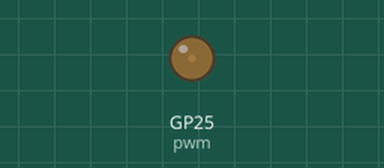
This program was run on a simulated Raspberry Pi Pico running MicroPython. On the bench: output pins drawn as LEDs (lit = HIGH).

Above: at 0.05 s.
At 0.45 s:
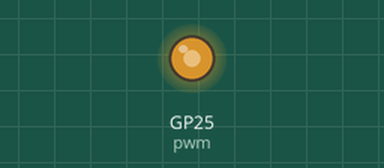
At 0.85 s:
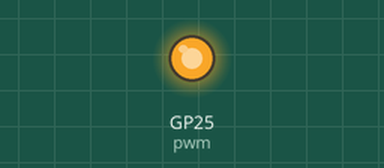
At 1.65 s:
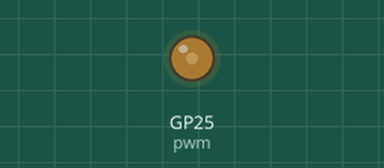
Timing chart, 0 to 4.2 s (numbered marks = the images above):
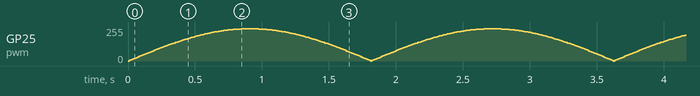

The program:

main.py
```python
import math
import time

from machine import PWM, Pin

# LED embedded on board
pwm = PWM(Pin(25))


def sin_wave():
    for degree in range(0, 360):
        seed = math.sin(math.radians(degree))

        pwm.duty_u16(int(abs(seed * 65535 * 0.95)))
        time.sleep_ms(10)


while True:
    sin_wave()
```
